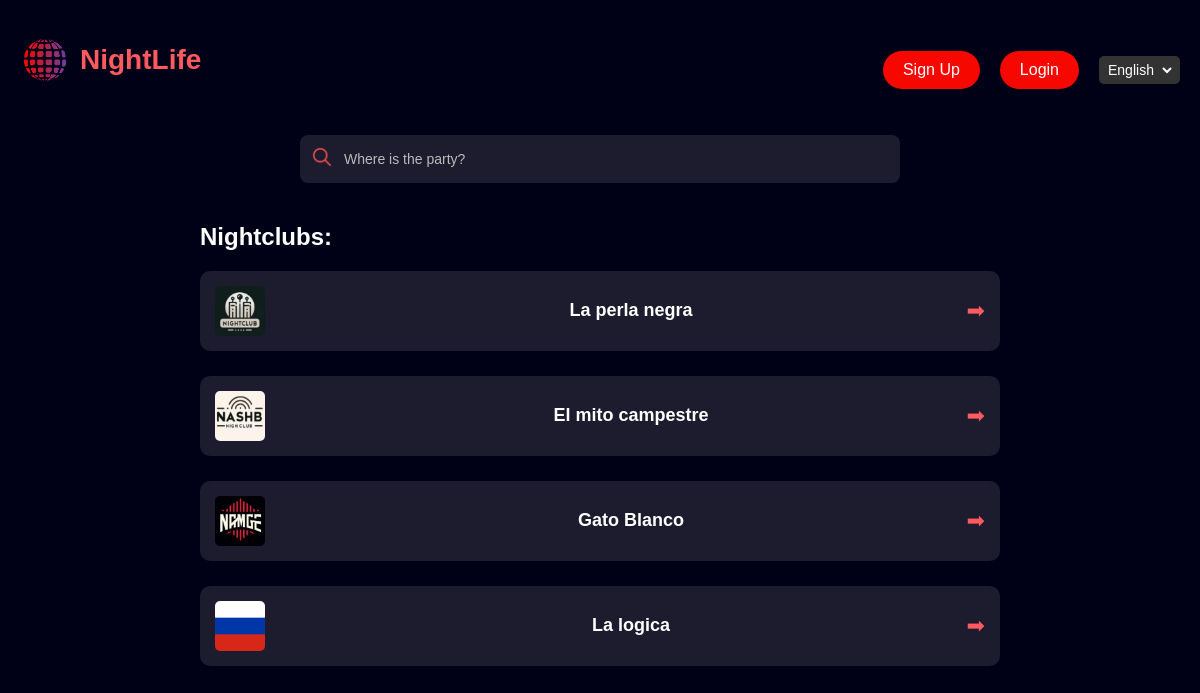
The app's page /en/, older data.
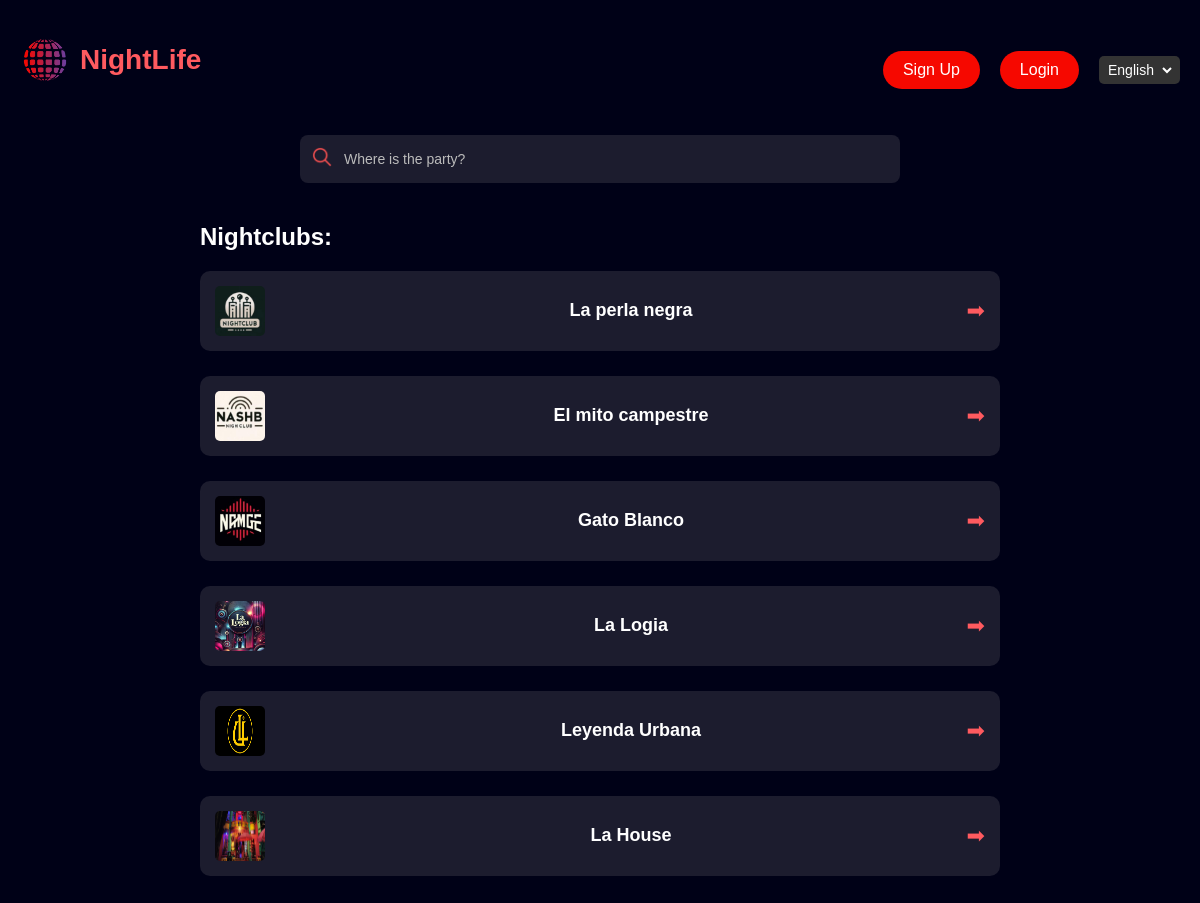
The same page, newer data.
### tickets/models.py (models this page shows, shortened)
class NightClub(models.Model):
    name = models.CharField(max_length=255)
    address = models.CharField(max_length=255, null=True, blank=True)  # Allow null and blank values
    description = models.TextField(blank=True, null=True)
    image = models.ImageField(upload_to='nightclubs/', blank=True, null=True)
    latitude = models.DecimalField(max_digits=17, decimal_places=15, null=True, blank=True)
    longitude = models.DecimalField(max_digits=17, decimal_places=15, null=True, blank=True)

### tickets/views.py (the view)
# urls.py: path('', views.home_view, name='home'),                      # Página principal
def home_view(request):
    set_language_in_view(request)  # Activa idioma según sesión
    search_query = request.GET.get('search', '')
    if search_query:
        nightclubs = NightClub.objects.filter(name__icontains=search_query)
    else:
        nightclubs = NightClub.objects.all()
    return render(request, 'tickets/home.html', {
        'nightclubs': nightclubs,
        'search_query': search_query,
    })

### tickets/views.py (called while the page is built)
def set_language_in_view(request):
    if request.method == 'POST':
        language = request.POST.get('language', 'en')  # Idioma predeterminado: inglés
        translation.activate(language)
        request.session['django_language'] = language
        response = redirect(request.META.get('HTTP_REFERER', '/'))
        response.set_cookie('django_language', language)
        return response

### tickets/templates/tickets/home.html (shortened to what this page needs)
<!DOCTYPE html>
<html lang="{{ LANGUAGE_CODE }}">
<head>
    {% load static %}
    {% load i18n %}
    <link rel="stylesheet" href="{% static 'css/styles.css' %}">
</head>
<body class="homepage">
<header class="header">
    <div class="logo-section">
        <a href="{% url 'home' %}" class="logo-link">
            <img src="{% static 'images/logo.png' %}" alt="{% trans 'NightLife Logo' %}" class="logo">
            <h1>{% trans "NightLife" %}</h1>
        </a>
    </div>
    <div class="header-icons">
        {% if user.is_authenticated %}
            <a href="{% url 'profile' %}" class="profile-icon">
                <img src="{% static 'images/profile-icon.png' %}" alt="{% trans 'Profile Icon' %}">
            </a>
        {% else %}
            <a href="{% url 'register' %}" class="auth-button red-button">{% trans "Sign Up" %}</a>
            <a href="{% url 'login' %}" class="auth-button red-button">{% trans "Login" %}</a>
        {% endif %}
<form action="{% url 'set_language' %}" method="post" class="language-switcher">
    <select name="language" onchange="this.form.submit()">
        <option value="en" {% if request.LANGUAGE_CODE == 'en' %}selected{% endif %}>English</option>
    </select>
</form>
    </div>
</header>
<section class="search-section">
    <form action="{% url 'home' %}" method="get" class="search-bar">
        <span class="search-icon">
            <img src="{% static 'images/search-icon.png' %}" alt="{% trans 'Search Icon' %}">
        </span>
        <input type="text" name="search" placeholder="{% trans 'Where is the party?' %}" value="{{ request.GET.search }}" class="search-input">
    </form>
</section>
<section class="nightclub-list">
    <h2>{% trans "Nightclubs" %}:</h2>
    <div class="nightclubs">
        {% for nightclub in nightclubs %}
        <div class="nightclub-card">
            <a href="{% url 'ticket-list' nightclub.id %}" class="nightclub-card-link">
                <img src="{{ nightclub.image.url }}" alt="{{ nightclub.name }}" class="nightclub-img">
                <div class="nightclub-info">
                    <h3 class="nightclub-name">{{ nightclub.name }}</h3>
                </div>
                <span class="arrow-icon">&#10145;</span>
            </a>
        </div>
        {% endfor %}
    </div>
</section>
</body>
</html>

Row changes from the older to the newer data that the page shows:
removed NightClub: image (picture), name "La logica"
added NightClub: image (picture), name "La Logia"
added NightClub: image (picture), name "Leyenda Urbana"
added NightClub: image (picture), name "La House"
